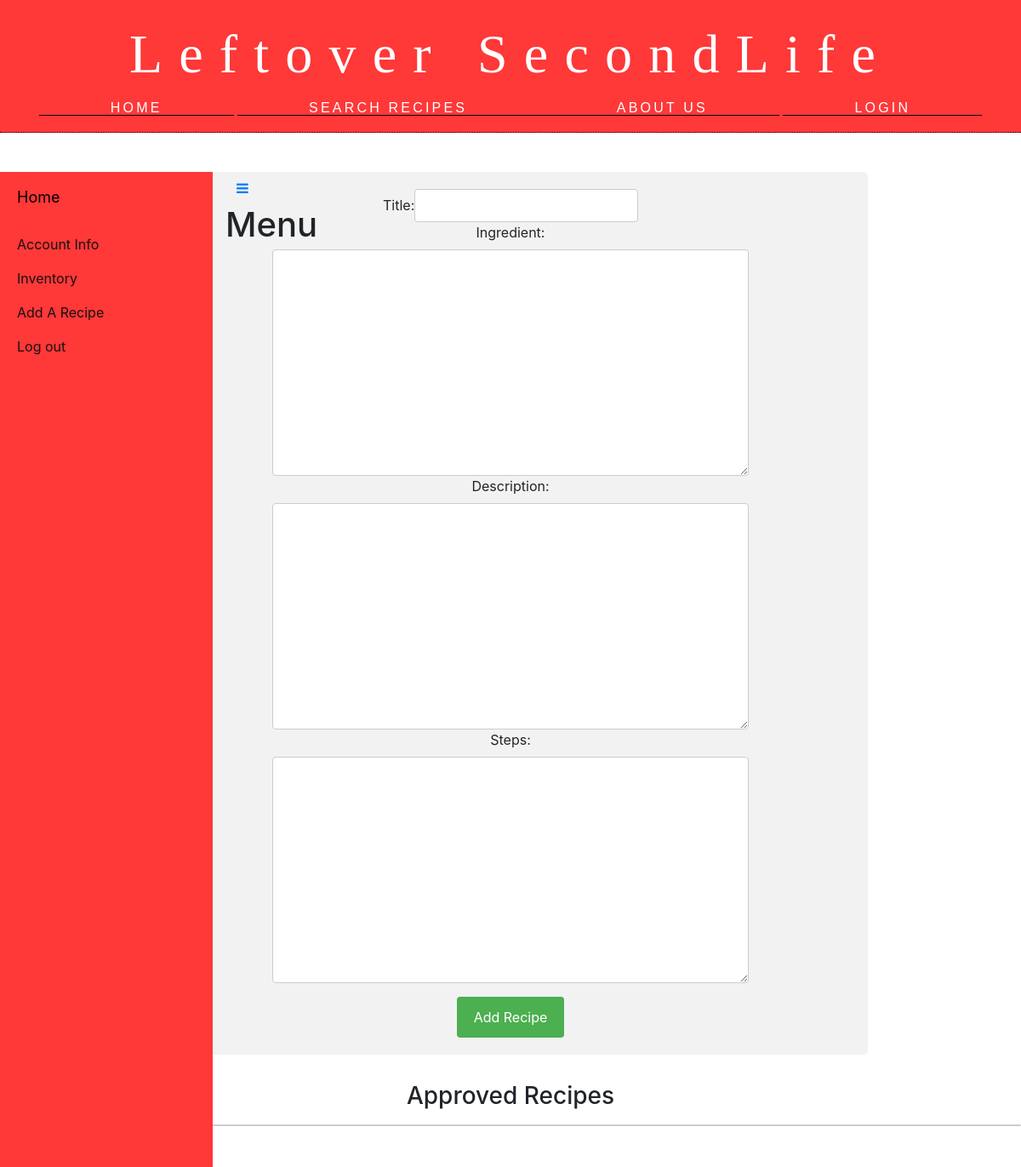
/recipe (signed in), run on an earlier commit of the app's database.
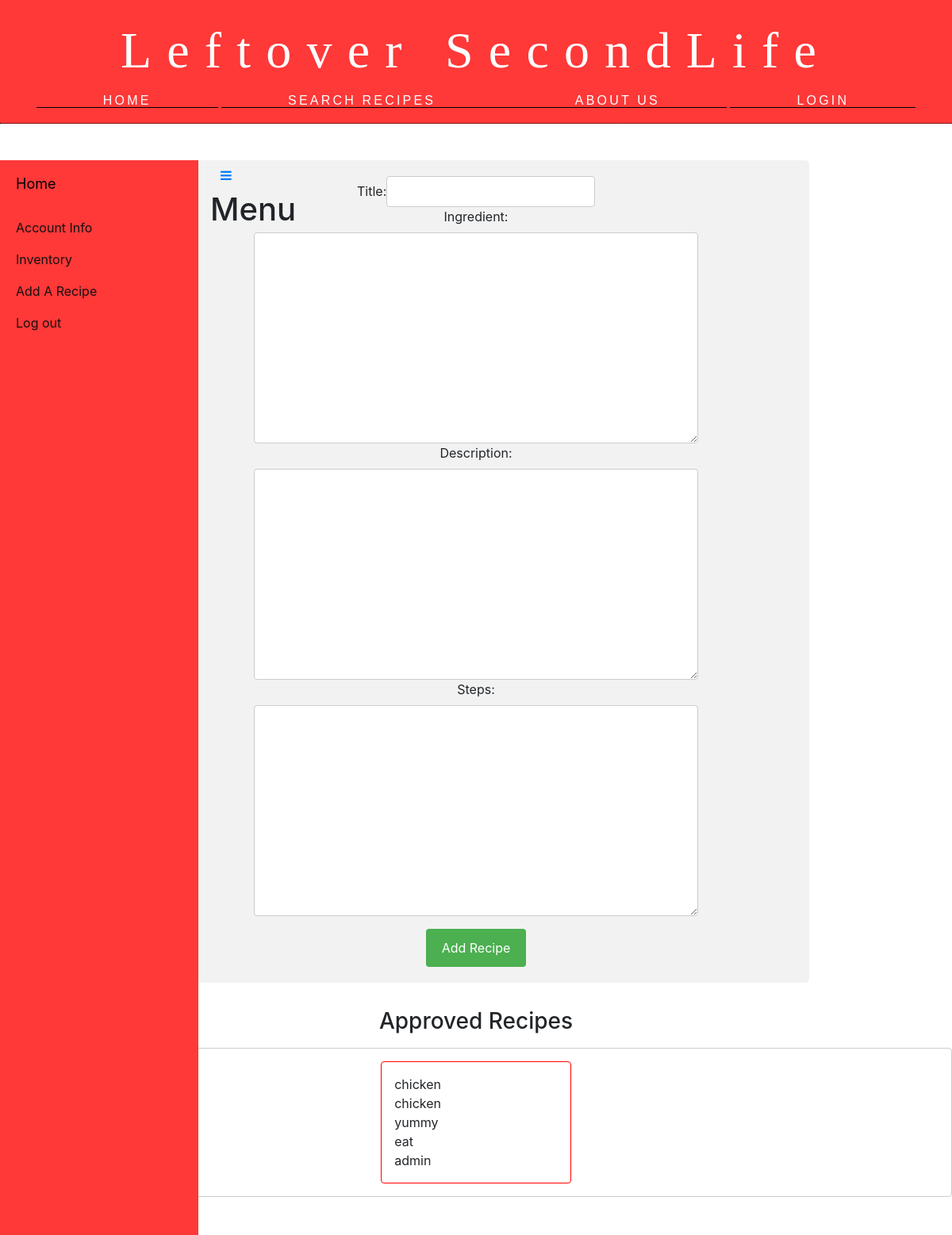
And on a later commit of the database.
### new/models.py (models this page shows, shortened)
class User_Recipe(models.Model):
    author = models.CharField(max_length = 16, default='admin')
    title = models.CharField(max_length = 32)
    ingredients = models.TextField(max_length = 512)
    description = models.TextField(max_length = 512)
    steps = models.TextField(max_length=4096)
    approved = models.BooleanField(default=False)

### my_test_project/views.py (the view)
# urls.py: path('recipe', views.recipePage, name='reci'),
@login_required
def recipePage(request):
    User_Recipe = apps.get_model('new', 'User_Recipe')
    data = User_Recipe.objects.all()
    rec = {
            'recip': data,
            }
    if request.user.is_authenticated:
        if request.method == 'POST':
            recipe = User_Recipe()
            recipe.author = request.user.username
            recipe.title = request.POST['titl']
            recipe.ingredients = request.POST['ingr']
            recipe.description = request.POST['desc']
            recipe.steps = request.POST['step']
            recipe.approved = False
            recipe.save()
    return render(request, 'recipe.html', rec)

### templates/recipe.html (shortened to what this page needs)
{% load static %}
<!DOCTYPE html>
<html lang="en">
<head>
    <link rel="stylesheet" href="{% static 'resources/styles/styles.css' %}" type="text/css">
    <link rel="stylesheet" href="{% static 'resources/styles/userP1.css' %}" type="text/css">
    <link rel="stylesheet" href="{% static 'resources/styles/recipe.css' %}" type="text/css">
    <link rel="stylesheet" href="{% static 'assets/bootstrap/css/bootstrap.min.css' %}">
    <link rel="stylesheet" href="{% static 'assets/fonts/font-awesome.min.css' %}">
    <link rel="stylesheet" href="{% static 'assets/css/Sidebar-Menu-1.css' %}">
    <link rel="stylesheet" href="{% static 'assets/css/styles.css' %}">
    <link rel="stylesheet" href="https://stackpath.bootstrapcdn.com/bootstrap/4.5.0/css/bootstrap.min.css">
</head>
<body>
<header>
    <div class="banner"> Leftover SecondLife</div>
    <div class ="navigation">
        <nav>
            <span class ="nav1"> <a href= "index">Home</a></span>
            <span class="nav1"> <a href="popularRecipes">Search Recipes </a></span>
            <span class="nav1"> <a href ="aboutUs">About Us</a></span>
            <span class="nav1"> <a href="login">Login</a></span>
    </div>
</header>
<main>
    <div id="wrapper">
        <div id="sidebar-wrapper">
            <ul class="sidebar-nav">
                <li class="sidebar-brand"> <a href="#">Home </a></li>
                <li> <a href="#">Account Info</a></li>
                <li> <a href="inventory">Inventory</a></li>
		<li> <a href="recipe">Add A Recipe</a></li>
                <li> <a href="index">Log out</a></li>
            </ul>
        </div>
        <div class="page-content-wrapper" style="position: fixed;">
            <div class="container-fluid"><a class="btn btn-link" role="button" id="menu-toggle" href="#menu-toggle"><i class="fa fa-bars"></i></a>
                <div class="row">
                    <div class="col-md-12">
                        <div>
                            <h1>Menu<small></small></h1>
                        </div>
                    </div>
                </div>
            </div>
        </div>
    </div>
    <div class="addRecForm">
	<form name="addRecipe" id="addRecipe" method="POST">
		<p>
		<label>Title: </label><input type="text" name="titl" id="titl"> <br>
		<label>Ingredient: </label><textarea  name="ingr" id="ingr" cols="30" rows="10"></textarea>
		<label>Description: </label><textarea  name="desc" id="desc" cols="30" rows="10"></textarea>
		<label>Steps: </label><textarea  name="step" id="step" cols="30" rows="10"></textarea>
		</p>
		<input type="submit" name="conAdd" id="conAdd" value="Add Recipe">
	</form>
    </div>
    <h3>Approved Recipes </h3>
    <div class="approved">
	{% for reci in recip%}
		{% if reci.approved%}
		<p>
		{{reci.title}} <br>
		{{reci.ingredients}} <br>
		{{reci.description}} <br>
		{{reci.steps}} <br>
		{{reci.author}}
		</p>
		{% endif  %}
	{% endfor%}
    </div>
</main>

What changed in the data, as far as the page shows it:
added User_Recipe: title "chicken", ingredients "chicken", description "yummy", steps "eat", author "admin"
